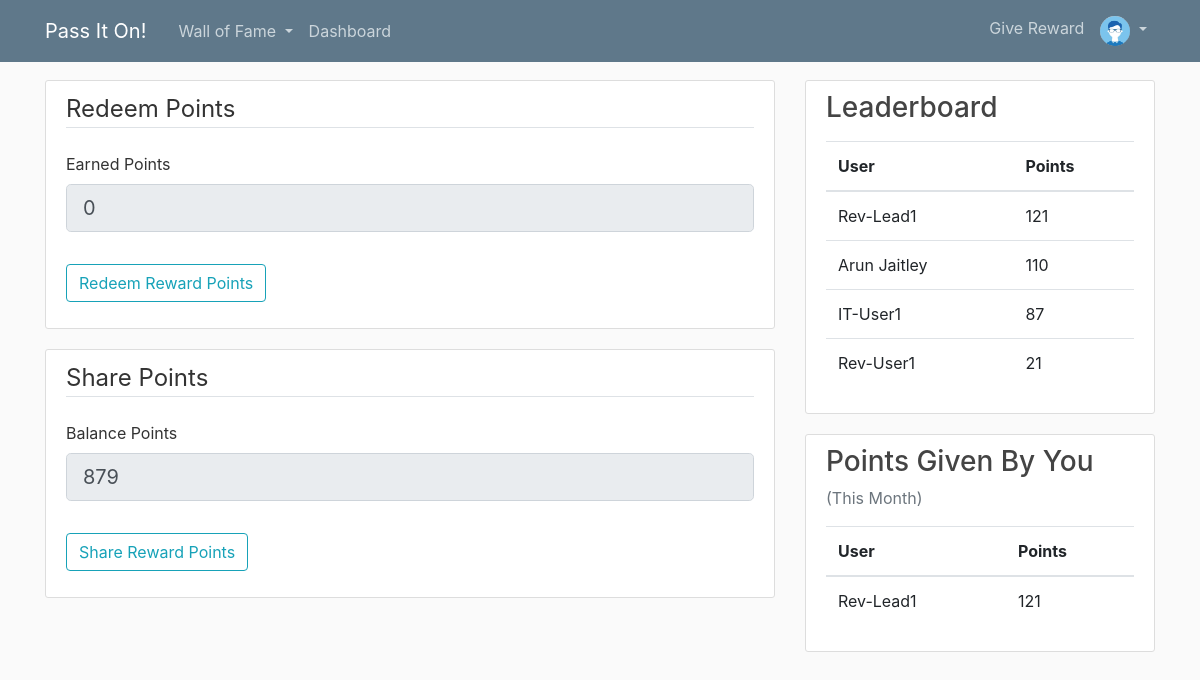
The page /dashboard (signed in) on the database its author committed.
### flaskblog/models.py (models this page shows, shortened)
class User(db.Model, UserMixin):
    id = db.Column(db.Integer, primary_key=True)
    username = db.Column(db.String(20), unique=True, nullable=False)
    designation = db.Column(db.String(15), nullable=False)
    team = db.Column(db.String(15), nullable=False)
    email = db.Column(db.String(120), unique=True, nullable=False)
    image_file = db.Column(db.String(20), nullable=False, default='default.jpg')
    password = db.Column(db.String(60), nullable=False)
    balance = db.Column(db.Integer, nullable=False, default=0)
    earned = db.Column(db.Integer, nullable=False, default=0)
    posts = db.relationship('Post', backref='author', lazy=True)
    rewards = db.relationship('Reward', backref='giver', lazy=True)

### flaskblog/rewards/routes.py (the view, shortened to what this page needs)
@rewards.route('/dashboard' , methods =['GET', 'POST'])
@login_required
def dashboard():
    form = DashboardForm()
    counts = User.query.order_by(desc(User.earned)).limit(5)
    if request.method == 'GET':
        form.earned.data = current_user.earned
        form.balance.data = current_user.balance
        if current_user.is_authenticated:
            eligible = current_user.rewards
            templist=[]
            for reward in eligible:
                temp =  User.query.filter(User.email==reward.associate_id).first()
                templist.append(temp)
            eligible = templist
            if current_user.designation == 'M' or current_user.designation == 'L' or current_user.designation == 'SSE':
                return render_template('dashboard.html', title='Dashboard', form=form,
                                       counts=counts, eligible=eligible,
                                       legend='Redeem Points', legend2='Share Points'
                                       )
            else:
                return render_template('dashboard.html', title='Dashboard', form=form,
                           counts=counts, legend='Redeem Points', legend2='Share Points')
        else:
            return render_template('dashboard.html', title='Dashboard', form=form,
                          counts=counts, legend='Redeem Points', legend2='Share Points')
    return render_template('dashboard.html', title='Dashboard', form=form,
                           legend='Redeem Points', legend2='Share Points', counts=counts)

### flaskblog/rewards/forms.py
class DashboardForm(FlaskForm):
    earned = IntegerField('Earned Points', render_kw={'readonly': True})
    submit = SubmitField('Redeem Reward Points')
    balance = IntegerField('Balance Points', render_kw={'readonly': True})
    submit2 = SubmitField('Share Reward Points')

### flaskblog/models.py (called while the page is built)
@login_manager.user_loader
def load_user(user_id):
    return User.query.get(int(user_id))

### flaskblog/templates/dashboard.html (shortened to what this page needs)
{% extends 'layout.html' %}
{% block content %}
    <div class="content-section">
			<form name="form1" method="POST" action="">
				<fieldset class="form-group">
					<legend class="border-bottom mb-4">{{ legend }}</legend>
    					<div class="form-group">
    						{{ form.earned.label(class="form-control-label") }}
    						{% if form.earned.errors %}
    							{{ form.earned(class="form-control form-control-lg is-invalid") }}
    							<div class="invalid-feedback">
    								{% for error in form.earned.errors %}
    									<span> {{ error }} </span>
    								{% endfor %}
    							</div>
    						{% else %}
    							{{ form.earned(class="form-control form-control-lg") }}
    						{% endif %}
    					</div>
				</fieldset>
				<div class="form-group">
					{{ form.submit(class="btn btn-outline-info") }}
				</div>
    		</form>
	</div>
    <div class="content-section">
			<form name="form2" method="POST" action="">
				<fieldset class="form-group">
					<legend class="border-bottom mb-4">{{ legend2 }}</legend>
    					<div class="form-group">
    						{{ form.balance.label(class="form-control-label") }}
    						{% if form.balance.errors %}
    							{{ form.balance(class="form-control form-control-lg is-invalid") }}
    							<div class="invalid-feedback">
    								{% for error in form.balance.errors %}
    									<span> {{ error }} </span>
    								{% endfor %}
    							</div>
    						{% else %}
    							{{ form.balance(class="form-control form-control-lg") }}
    						{% endif %}
    					</div>
				</fieldset>
				<div class="form-group">
					{{ form.submit2(class="btn btn-outline-info") }}
				</div>
    		</form>
	</div>
{% endblock content%}

### flaskblog/templates/layout.html (shortened to what this page needs)
<!DOCTYPE html>
<html>
	<head>
        <link rel="stylesheet" href="https://stackpath.bootstrapcdn.com/bootstrap/4.2.1/css/bootstrap.min.css">
        <link rel="stylesheet" type= "text/css" href="{{ url_for('static', filename='main.css')}}">
	</head>
    	<body>
        	<header class="site-header">
                  <nav class="navbar navbar-expand-md navbar-dark bg-steel fixed-top">
                    <div class="container">
                      <a class="navbar-brand mr-4" href="{{ url_for('main.home_all') }}">Pass It On!</a>
                      <div class="collapse navbar-collapse" id="navbarToggle">
                        <div class="navbar-nav mr-auto">
                          {% if current_user.is_authenticated %}
                            <li class="nav-item dropdown">
                                <a class="nav-link dropdown-toggle" href="#" id="navbarDropdown" role="button" data-toggle="dropdown" aria-haspopup="true" aria-expanded="false">
                                  Wall of Fame
                                </a>
                            </li>
                          {% else %}
                          <a class="nav-item nav-link" href="{{ url_for('main.home') }}">Wall of Fame</a>
                          {% endif %}
                          <a class="nav-item nav-link" href="{{ url_for('rewards.dashboard') }}">Dashboard</a>
                        </div>
                        <div class="navbar-nav">
                          {% if current_user.is_authenticated %}
                              <a class="nav-item nav-link" href="{{ url_for('rewards.search_associate') }}">Give Reward</a>
                              <li class="nav-item dropdown">
                                <a class="nav-link dropdown-toggle" href="#" id="navbarDropdown" role="button" data-toggle="dropdown" aria-haspopup="true" aria-expanded="false">
                                  <img class="rounded-circle article-img-icon" src="{{ url_for('static', filename='profile_pics/' + current_user.image_file) }}">
                                </a>
                            </li>
                          {% else %}
                              <a class="nav-item nav-link" href="{{ url_for('users.login') }}">Login</a>
                              <a class="nav-item nav-link" href="{{ url_for('users.register') }}">Register</a>
                          {% endif %}
                        </div>
                      </div>
                    </div>
                  </nav>
            </header>
        	<main role="main" class="container">
                  <div class="row">
                    <div class="col-md-8">
                      {% block content %}{% endblock %}
                    </div>
                    <div class="col-md-4">
                    {% if counts %}
                      <div class="content-section">
                        <h3>Leaderboard</h3>
                          <table class="table">
                              <thead>
                                <tr>
                                  <th scope="col">User</th>
                                  <th scope="col">Points</th>
                                </tr>
                              </thead>
                              <tbody>
                                   {% for count in counts %}
                                   {% if count.earned > 0 %}
                                    <tr>
                                        <td>{{ count.username }}</td>
                                        <td>{{ count.earned }}</td>
                                    </tr>
                                    {% endif %}
                                  {% endfor %}
                              </tbody>
                         </table>
                      </div>
                      {% endif%}
                      {% if eligible %}
                      <div class="content-section">
                        <h3>Points Given By You </h3>
                        <p class='text-muted'>(This Month)</p>
                          <table class="table">
                              <thead>
                                <tr>
                                  <th scope="col">User</th>
                                  <th scope="col">Points</th>
                                </tr>
                              </thead>
                              <tbody>
                                   {% for eli in eligible %}
                                    <tr>
                                        <td>{{ eli.username }}</td>
                                        <td>{{ eli.earned }}</td>
                                    </tr>
                                  {% endfor %}
                              </tbody>
                         </table>
                      </div>
                      {% endif%}
                    </div>
                  </div>
            </main>
	</body>
</html>

### flaskblog/static/main.css (style rules this page uses)
body { background: #fafafa; color: #333333; margin-top: 5rem; }
h1, h2, h3, h4, h5, h6 { color: #444444; }
.bg-steel { background-color: #5f788a; }
.site-header .navbar-nav .nav-link { color: #cbd5db; }
.content-section { background: #ffffff; padding: 10px 20px; border: 1px solid #dddddd; border-radius: 3px; margin-bottom: 20px; }
.article-img-icon { height: 30px; width: 30px; margin:0px; }

### rows shown on the page
User: image_file (placeholder picture), earned "0", balance "879"
User: username "Rev-Lead1", earned "121"
User: username "Arun Jaitley", earned "110"
User: username "IT-User1", earned "87"
User: username "Rev-User1", earned "21"

### other values the page prints
{{ legend }} "Redeem Points"
{{ legend2 }} "Share Points"
